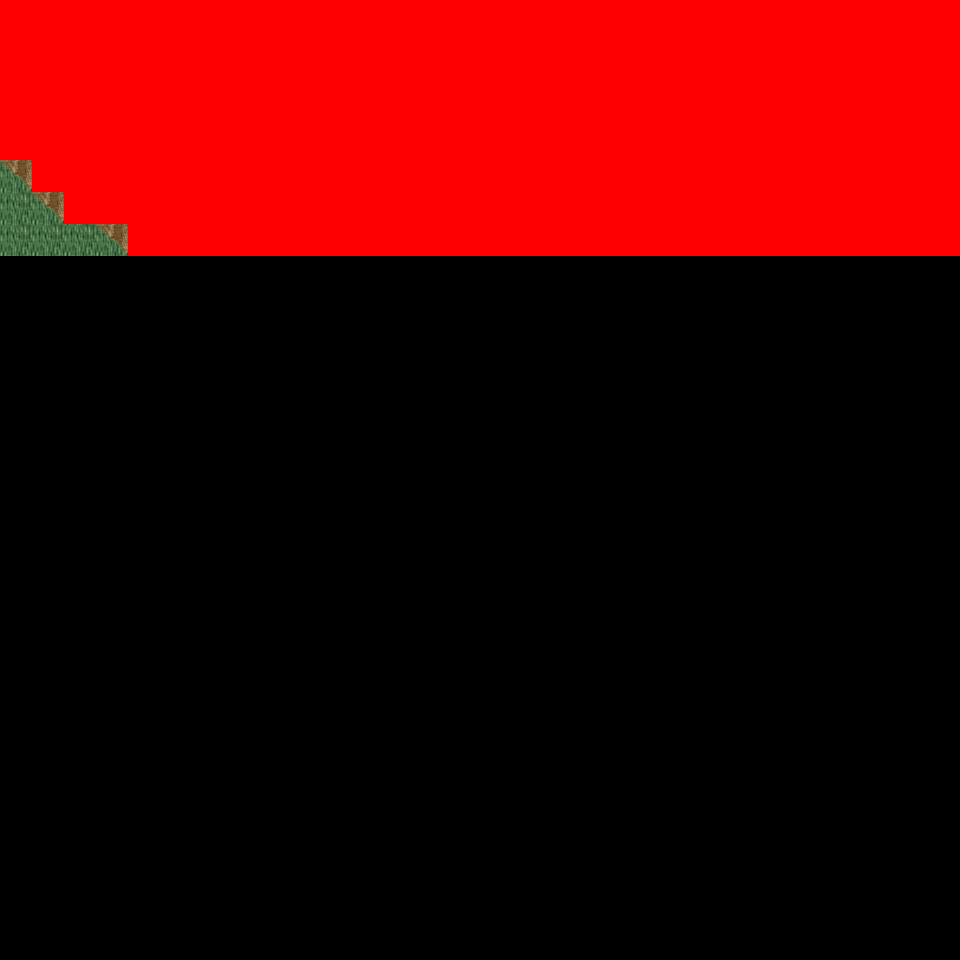

This game map was drawn from its Tiled (.tmx) file and the tilesets committed beside it. A one-line description and the trimmed map source follow:
An orthogonal 30x30 tile map with 32x32 px tiles, 6 tile layers (Ground, Object, Object2, Above, ...), 34 tilesets and 2 objects (2x mapExit).

<map version="1.0" orientation="orthogonal" renderorder="right-down" width="30" height="30" tilewidth="32" tileheight="32" nextobjectid="3">
  <tileset firstgid="1" name="tileset_logic_collision" tilewidth="32" tileheight="32" tilecount="1" columns="1">
    <image source="../drawable/tileset_logic_collision.png" width="32" height="32" />
  </tileset>
  <tileset firstgid="2" name="tileset_ground_ridge_earth_pale" tilewidth="32" tileheight="32" tilecount="96" columns="12">
    <image source="../drawable/tileset_ground_ridge_earth_pale.png" width="384" height="256" />
  </tileset>
  <tileset firstgid="98" name="tileset_ground_ridge_earth_dark" tilewidth="32" tileheight="32" tilecount="96" columns="12">
    <image source="../drawable/tileset_ground_ridge_earth_dark.png" width="384" height="256" />
  </tileset>
  <tileset firstgid="194" name="tileset_ground_ground" tilewidth="32" tileheight="32" tilecount="33" columns="3">
    <image source="../drawable/tileset_ground_ground.png" width="96" height="352" />
  </tileset>
  <tileset firstgid="227" name="tileset_building_castle" tilewidth="32" tileheight="32" tilecount="320" columns="20">
    <image source="../drawable/tileset_building_castle.png" width="640" height="512" />
  </tileset>
  <tileset firstgid="547" name="tileset_ground_water_pool" tilewidth="32" tileheight="32" tilecount="72" columns="3">
    <image source="../drawable/tileset_ground_water_pool.png" width="96" height="768" />
  </tileset>
  <tileset firstgid="619" name="tileset_ground_earth_edges" tilewidth="32" tileheight="32" tilecount="18" columns="6">
    <image source="../drawable/tileset_ground_earth_edges.png" width="192" height="96" />
  </tileset>
  <tileset firstgid="637" name="tileset_ground_grass_corners" tilewidth="32" tileheight="32" tilecount="24" columns="6">
    <image source="../drawable/tileset_ground_grass_corners.png" width="192" height="128" />
  </tileset>
  <tileset firstgid="661" name="tileset_ground_grass_edges" tilewidth="32" tileheight="32" tilecount="36" columns="12">
    <image source="../drawable/tileset_ground_grass_edges.png" width="384" height="96" />
  </tileset>
  <tileset firstgid="697" name="tileset_item_weapon_cannon" tilewidth="32" tileheight="32" tilecount="12" columns="3">
    <image source="../drawable/tileset_item_weapon_cannon.png" width="96" height="128" />
  </tileset>
  <tileset firstgid="709" name="tileset_item_pot_barrels_1" tilewidth="32" tileheight="32" tilecount="8" columns="4">
    <image source="../drawable/tileset_item_pot_barrels_1.png" width="128" height="64" />
  </tileset>
  <tileset firstgid="717" name="tileset_ground_cobbled_paving" tilewidth="32" tileheight="32" tilecount="1" columns="1">
    <image source="../drawable/tileset_ground_cobbled_paving.png" width="32" height="32" />
  </tileset>
  <tileset firstgid="718" name="tileset_ground_rock_pebbles" tilewidth="32" tileheight="32" tilecount="3" columns="1">
    <image source="../drawable/tileset_ground_rock_pebbles.png" width="32" height="96" />
  </tileset>
  <tileset firstgid="721" name="tileset_plant_flower_daisy_blue" tilewidth="32" tileheight="32" tilecount="8" columns="2">
    <image source="../drawable/tileset_plant_flower_daisy_blue.png" width="64" height="128" />
  </tileset>
  <tileset firstgid="729" name="tileset_building_mill" tilewidth="32" tileheight="32" tilecount="30" columns="5">
    <image source="../drawable/tileset_building_mill.png" width="160" height="192" />
  </tileset>
  <tileset firstgid="759" name="tileset_building_windmill_blades" tilewidth="32" tileheight="32" tilecount="144" columns="24">
    <image source="../drawable/tileset_building_windmill_blades.png" width="768" height="192" />
  </tileset>
  <tileset firstgid="903" name="tileset_logic_item_corn" tilewidth="32" tileheight="32" tilecount="5" columns="5">
    <image source="../drawable/tileset_logic_item_corn.png" width="160" height="32" />
  </tileset>
  <tileset firstgid="908" name="tileset_object_scarecrow" tilewidth="32" tileheight="32" tilecount="2" columns="1">
    <image source="../drawable/tileset_object_scarecrow.png" width="32" height="64" />
  </tileset>
  <tileset firstgid="910" name="tileset_object_hay_cart" tilewidth="32" tileheight="32" tilecount="1" columns="1">
    <image source="../drawable/tileset_object_hay_cart.png" width="32" height="32" />
  </tileset>
  <tileset firstgid="911" name="tileset_building_barnyard" tilewidth="32" tileheight="32" tilecount="200" columns="8">
    <image source="../drawable/tileset_building_barnyard.png" width="256" height="800" />
  </tileset>
  <tileset firstgid="1111" name="tileset_furniture_sink_pale_brown_stone" tilewidth="32" tileheight="32" tilecount="4" columns="2">
    <image source="../drawable/tileset_furniture_sink_pale_brown_stone.png" width="64" height="64" />
  </tileset>
  <tileset firstgid="1115" name="tileset_logic_creature_farm_animal" tilewidth="32" tileheight="32" tilecount="12" columns="12">
    <image source="../drawable/tileset_logic_creature_farm_animal.png" width="256" height="64" />
  </tileset>
  <tileset firstgid="1127" name="tileset_plant_tree_fall_trees" tilewidth="32" tileheight="32" tilecount="40" columns="8">
    <image source="../drawable/tileset_plant_tree_fall_trees.png" width="256" height="160" />
  </tileset>
  <tileset firstgid="1167" name="tileset_plant_bush_bush_mult_colored" tilewidth="32" tileheight="32" tilecount="6" columns="3">
    <image source="../drawable/tileset_plant_bush_bush_mult_colored.png" width="96" height="64" />
  </tileset>
  <tileset firstgid="1173" name="tileset_furniture_light_lamp_blue" tilewidth="32" tileheight="32" tilecount="3" columns="1">
    <image source="../drawable/tileset_furniture_light_lamp_blue.png" width="32" height="96" />
  </tileset>
  <tileset firstgid="1176" name="tileset_light_dim_light_7x5" tilewidth="32" tileheight="32" tilecount="35" columns="7">
    <image source="../drawable/tileset_light_dim_light_7x5.png" width="224" height="160" />
  </tileset>
  <tileset firstgid="1211" name="tileset_plant_stump_small_stump" tilewidth="32" tileheight="32" tilecount="4" columns="2">
    <image source="../drawable/tileset_plant_stump_small_stump.png" width="64" height="64" />
  </tileset>
  <tileset firstgid="1215" name="tileset_logic_creature_fowl" tilewidth="32" tileheight="32" tilecount="6" columns="6">
    <image source="../drawable/tileset_logic_creature_fowl.png" width="192" height="32" />
  </tileset>
  <tileset firstgid="1221" name="tileset_logic_creature_rodent" tilewidth="32" tileheight="32" tilecount="8" columns="8">
    <image source="../drawable/tileset_logic_creature_rodent.png" width="256" height="32" />
  </tileset>
  <tileset firstgid="1229" name="tileset_plant_bushes_and_trees" tilewidth="32" tileheight="32" tilecount="144" columns="16">
    <image source="../drawable/tileset_plant_bushes_and_trees.png" width="512" height="289" />
  </tileset>
  <tileset firstgid="1373" name="tileset_plant_bush_leafy" tilewidth="32" tileheight="32" tilecount="48" columns="8">
    <image source="../drawable/tileset_plant_bush_leafy.png" width="256" height="192" />
  </tileset>
  <tileset firstgid="1421" name="tileset_plant_bush_bush_pinks" tilewidth="32" tileheight="32" tilecount="4" columns="2">
    <image source="../drawable/tileset_plant_bush_bush_pinks.png" width="64" height="64" />
  </tileset>
  <tileset firstgid="1425" name="tileset_plant_bush_berried" tilewidth="32" tileheight="32" tilecount="60" columns="5">
    <image source="../drawable/tileset_plant_bush_berried.png" width="160" height="384" />
  </tileset>
  <tileset firstgid="1485" name="tileset_ground_ground_3" tilewidth="32" tileheight="32" tilecount="5" columns="5">
    <image source="../drawable/tileset_ground_ground_3.png" width="160" height="32" />
  </tileset>
  <layer name="Ground" width="30" height="30">
    <data>[900 cells, 240 non-empty, 2 distinct tile ids]</data>
  </layer>
  <layer name="Object" width="30" height="30">
    <data>[900 cells, 20 non-empty, 7 distinct tile ids]</data>
  </layer>
  <layer name="Object2" width="30" height="30">
    <data>[900 cells, 0 non-empty, 0 distinct tile ids]</data>
  </layer>
  <layer name="Above" width="30" height="30">
    <data>[900 cells, 0 non-empty, 0 distinct tile ids]</data>
  </layer>
  <layer name="Above2" width="30" height="30">
    <data>[900 cells, 0 non-empty, 0 distinct tile ids]</data>
  </layer>
  <layer name="Walkable" width="30" height="30">
    <data>[900 cells, 233 non-empty, 1 distinct tile ids]</data>
  </layer>
  <objectgroup name="MapEvents">
    <object id="1" name="west" type="mapExit" x="0" y="160" width="32" height="800">
      <properties>
        <property name="map" value="level_0_x53_y80" />
        <property name="x" value="28" />
        <property name="y" value="5" />
      </properties>
    </object>
    <object id="2" name="east" type="mapExit" x="928" y="256" width="32" height="704">
      <properties>
        <property name="map" value="level_0_x55_y80" />
        <property name="x" value="1" />
        <property name="y" value="8" />
      </properties>
    </object>
  </objectgroup>
</map>
